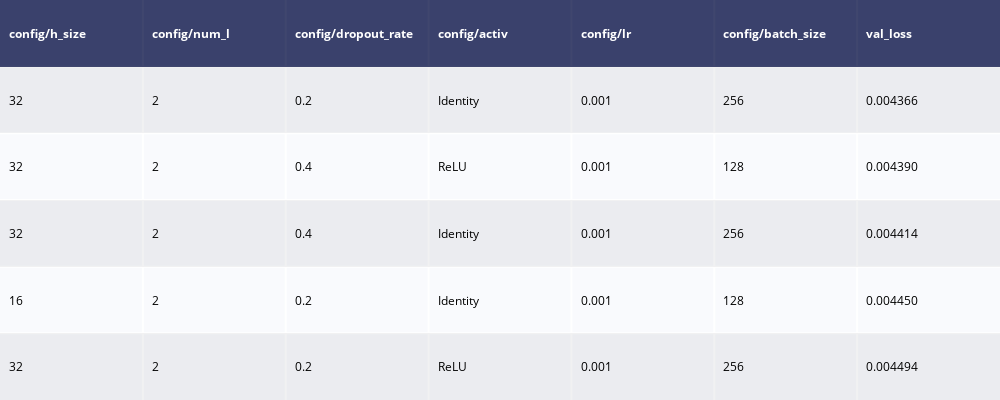

Notebook cell for this chart:
### Code cell
# Plotting 5 best results from GRU grid search
# I only consider trials that reached the maximum number of 20 epochs
gru_results_df = pd.read_csv("gru_results_df.csv")
gru_5best = gru_results_df.loc[gru_results_df["training_iteration"] == 20].nsmallest(5, "val_loss").iloc[:, list(range(-6, 0)) + [1]]

gru_5best["config/activ"] = gru_5best["config/activ"].map(lambda x: get_activ_name(x))
gru_5best["val_loss"] = gru_5best["val_loss"].map("{0:.6f}".format)

fig =  ff.create_table(gru_5best, index=False)
fig.update_layout(
    autosize=False,
    width=1000,
    height=400
)
fig.write_image("visualizations/gru_5best.png", scale=2)
fig.show()

### Figure 1 — Plotly figure (JSON) as saved in the notebook; plotly's stock layout.template omitted (floating-point values rounded to 4 significant figures)
{"data": [{"colorscale": [[0, "#00083e"], [0.5, "#ededee"], [1, "#ffffff"]], "hoverinfo": "none", "opacity": 0.75, "showscale": false, "type": "heatmap", "z": [[0, 0, 0, 0, 0, 0, 0], [0.5, 0.5, 0.5, 0.5, 0.5, 0.5, 0.5], [1, 1, 1, 1, 1, 1, 1], [0.5, 0.5, 0.5, 0.5, 0.5, 0.5, 0.5], [1, 1, 1, 1, 1, 1, 1], [0.5, 0.5, 0.5, 0.5, 0.5, 0.5, 0.5]]}], "layout": {"annotations": [{"align": "left", "font": {"color": "#ffffff"}, "showarrow": false, "text": "<b>config/h_size</b>", "x": -0.45, "xanchor": "left", "xref": "x", "y": 0, "yref": "y"}, {"align": "left", "font": {"color": "#ffffff"}, "showarrow": false, "text": "<b>config/num_l</b>", "x": 0.55, "xanchor": "left", "xref": "x", "y": 0, "yref": "y"}, {"align": "left", "font": {"color": "#ffffff"}, "showarrow": false, "text": "<b>config/dropout_rate</b>", "x": 1.55, "xanchor": "left", "xref": "x", "y": 0, "yref": "y"}, {"align": "left", "font": {"color": "#ffffff"}, "showarrow": false, "text": "<b>config/activ</b>", "x": 2.55, "xanchor": "left", "xref": "x", "y": 0, "yref": "y"}, {"align": "left", "font": {"color": "#ffffff"}, "showarrow": false, "text": "<b>config/lr</b>", "x": 3.55, "xanchor": "left", "xref": "x", "y": 0, "yref": "y"}, {"align": "left", "font": {"color": "#ffffff"}, "showarrow": false, "text": "<b>config/batch_size</b>", "x": 4.55, "xanchor": "left", "xref": "x", "y": 0, "yref": "y"}, {"align": "left", "font": {"color": "#ffffff"}, "showarrow": false, "text": "<b>val_loss</b>", "x": 5.55, "xanchor": "left", "xref": "x", "y": 0, "yref": "y"}, {"align": "left", "font": {"color": "#000000"}, "showarrow": false, "text": "32", "x": -0.45, "xanchor": "left", "xref": "x", "y": 1, "yref": "y"}, {"align": "left", "font": {"color": "#000000"}, "showarrow": false, "text": "2", "x": 0.55, "xanchor": "left", "xref": "x", "y": 1, "yref": "y"}, {"align": "left", "font": {"color": "#000000"}, "showarrow": false, "text": "0.2", "x": 1.55, "xanchor": "left", "xref": "x", "y": 1, "yref": "y"}, {"align": "left", "font": {"color": "#000000"}, "showarrow": false, "text": "Identity", "x": 2.55, "xanchor": "left", "xref": "x", "y": 1, "yref": "y"}, {"align": "left", "font": {"color": "#000000"}, "showarrow": false, "text": "0.001", "x": 3.55, "xanchor": "left", "xref": "x", "y": 1, "yref": "y"}, {"align": "left", "font": {"color": "#000000"}, "showarrow": false, "text": "256", "x": 4.55, "xanchor": "left", "xref": "x", "y": 1, "yref": "y"}, {"align": "left", "font": {"color": "#000000"}, "showarrow": false, "text": "0.004366", "x": 5.55, "xanchor": "left", "xref": "x", "y": 1, "yref": "y"}, {"align": "left", "font": {"color": "#000000"}, "showarrow": false, "text": "32", "x": -0.45, "xanchor": "left", "xref": "x", "y": 2, "yref": "y"}, {"align": "left", "font": {"color": "#000000"}, "showarrow": false, "text": "2", "x": 0.55, "xanchor": "left", "xref": "x", "y": 2, "yref": "y"}, {"align": "left", "font": {"color": "#000000"}, "showarrow": false, "text": "0.4", "x": 1.55, "xanchor": "left", "xref": "x", "y": 2, "yref": "y"}, {"align": "left", "font": {"color": "#000000"}, "showarrow": false, "text": "ReLU", "x": 2.55, "xanchor": "left", "xref": "x", "y": 2, "yref": "y"}, {"align": "left", "font": {"color": "#000000"}, "showarrow": false, "text": "0.001", "x": 3.55, "xanchor": "left", "xref": "x", "y": 2, "yref": "y"}, {"align": "left", "font": {"color": "#000000"}, "showarrow": false, "text": "128", "x": 4.55, "xanchor": "left", "xref": "x", "y": 2, "yref": "y"}, {"align": "left", "font": {"color": "#000000"}, "showarrow": false, "text": "0.004390", "x": 5.55, "xanchor": "left", "xref": "x", "y": 2, "yref": "y"}, {"align": "left", "font": {"color": "#000000"}, "showarrow": false, "text": "32", "x": -0.45, "xanchor": "left", "xref": "x", "y": 3, "yref": "y"}, {"align": "left", "font": {"color": "#000000"}, "showarrow": false, "text": "2", "x": 0.55, "xanchor": "left", "xref": "x", "y": 3, "yref": "y"}, {"align": "left", "font": {"color": "#000000"}, "showarrow": false, "text": "0.4", "x": 1.55, "xanchor": "left", "xref": "x", "y": 3, "yref": "y"}, {"align": "left", "font": {"color": "#000000"}, "showarrow": false, "text": "Identity", "x": 2.55, "xanchor": "left", "xref": "x", "y": 3, "yref": "y"}, {"align": "left", "font": {"color": "#000000"}, "showarrow": false, "text": "0.001", "x": 3.55, "xanchor": "left", "xref": "x", "y": 3, "yref": "y"}, {"align": "left", "font": {"color": "#000000"}, "showarrow": false, "text": "256", "x": 4.55, "xanchor": "left", "xref": "x", "y": 3, "yref": "y"}, {"align": "left", "font": {"color": "#000000"}, "showarrow": false, "text": "0.004414", "x": 5.55, "xanchor": "left", "xref": "x", "y": 3, "yref": "y"}, {"align": "left", "font": {"color": "#000000"}, "showarrow": false, "text": "16", "x": -0.45, "xanchor": "left", "xref": "x", "y": 4, "yref": "y"}, {"align": "left", "font": {"color": "#000000"}, "showarrow": false, "text": "2", "x": 0.55, "xanchor": "left", "xref": "x", "y": 4, "yref": "y"}, {"align": "left", "font": {"color": "#000000"}, "showarrow": false, "text": "0.2", "x": 1.55, "xanchor": "left", "xref": "x", "y": 4, "yref": "y"}, {"align": "left", "font": {"color": "#000000"}, "showarrow": false, "text": "Identity", "x": 2.55, "xanchor": "left", "xref": "x", "y": 4, "yref": "y"}, {"align": "left", "font": {"color": "#000000"}, "showarrow": false, "text": "0.001", "x": 3.55, "xanchor": "left", "xref": "x", "y": 4, "yref": "y"}, {"align": "left", "font": {"color": "#000000"}, "showarrow": false, "text": "128", "x": 4.55, "xanchor": "left", "xref": "x", "y": 4, "yref": "y"}, {"align": "left", "font": {"color": "#000000"}, "showarrow": false, "text": "0.004450", "x": 5.55, "xanchor": "left", "xref": "x", "y": 4, "yref": "y"}, {"align": "left", "font": {"color": "#000000"}, "showarrow": false, "text": "32", "x": -0.45, "xanchor": "left", "xref": "x", "y": 5, "yref": "y"}, {"align": "left", "font": {"color": "#000000"}, "showarrow": false, "text": "2", "x": 0.55, "xanchor": "left", "xref": "x", "y": 5, "yref": "y"}, {"align": "left", "font": {"color": "#000000"}, "showarrow": false, "text": "0.2", "x": 1.55, "xanchor": "left", "xref": "x", "y": 5, "yref": "y"}, {"align": "left", "font": {"color": "#000000"}, "showarrow": false, "text": "ReLU", "x": 2.55, "xanchor": "left", "xref": "x", "y": 5, "yref": "y"}, {"align": "left", "font": {"color": "#000000"}, "showarrow": false, "text": "0.001", "x": 3.55, "xanchor": "left", "xref": "x", "y": 5, "yref": "y"}, {"align": "left", "font": {"color": "#000000"}, "showarrow": false, "text": "256", "x": 4.55, "xanchor": "left", "xref": "x", "y": 5, "yref": "y"}, {"align": "left", "font": {"color": "#000000"}, "showarrow": false, "text": "0.004494", "x": 5.55, "xanchor": "left", "xref": "x", "y": 5, "yref": "y"}], "autosize": false, "height": 400, "margin": {"b": 0, "l": 0, "r": 0, "t": 0}, "width": 1000, "xaxis": {"dtick": 1, "gridwidth": 2, "showticklabels": false, "tick0": -0.5, "ticks": "", "zeroline": false}, "yaxis": {"autorange": "reversed", "dtick": 1, "gridwidth": 2, "showticklabels": false, "tick0": 0.5, "ticks": "", "zeroline": false}}}
